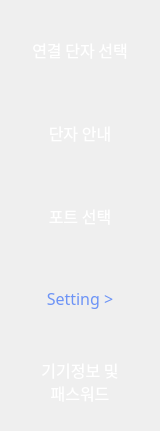
   <widget class="QWidget" name="verticalLayoutWidget">
    <property name="geometry">
     <rect>
      <x>10</x>
      <y>80</y>
      <width>160</width>
      <height>431</height>
     </rect>
    </property>
    <layout class="QVBoxLayout" name="verticalLayout">
     <item>
      <widget class="QLabel" name="label">
       <property name="font">
        <font>
         <family>AppleSDGothicNeoM00</family>
         <pointsize>12</pointsize>
         <weight>50</weight>
         <bold>false</bold>
        </font>
       </property>
       <property name="autoFillBackground">
        <bool>false</bool>
       </property>
       <property name="styleSheet">
        <string notr="true">color:rgb(255, 255, 255)</string>
       </property>
       <property name="text">
        <string>연결 단자 선택</string>
       </property>
       <property name="alignment">
        <set>Qt::AlignCenter</set>
       </property>
      </widget>
     </item>
     <item>
      <widget class="QLabel" name="label_3">
       <property name="font">
        <font>
         <family>AppleSDGothicNeoM00</family>
         <pointsize>12</pointsize>
        </font>
       </property>
       <property name="autoFillBackground">
        <bool>false</bool>
       </property>
       <property name="styleSheet">
        <string notr="true">color:rgb(255, 255, 255)</string>
       </property>
       <property name="text">
        <string>단자 안내</string>
       </property>
       <property name="alignment">
        <set>Qt::AlignCenter</set>
       </property>
      </widget>
     </item>
     <item>
      <widget class="QLabel" name="label_2">
       <property name="font">
        <font>
         <family>AppleSDGothicNeoM00</family>
         <pointsize>12</pointsize>
        </font>
       </property>
       <property name="autoFillBackground">
        <bool>false</bool>
       </property>
       <property name="styleSheet">
        <string notr="true">color:rgb(255, 255, 255)</string>
       </property>
       <property name="text">
        <string>포트 선택</string>
       </property>
       <property name="alignment">
        <set>Qt::AlignCenter</set>
       </property>
      </widget>
     </item>
     <item>
      <widget class="QLabel" name="label_4">
       <property name="font">
        <font>
         <family>AppleSDGothicNeoM00</family>
         <pointsize>12</pointsize>
        </font>
       </property>
       <property name="autoFillBackground">
        <bool>false</bool>
       </property>
       <property name="styleSheet">
        <string notr="true">color:rgb(108, 147, 246)</string>
       </property>
       <property name="text">
        <string>Setting &gt;</string>
       </property>
       <property name="alignment">
        <set>Qt::AlignCenter</set>
       </property>
      </widget>
     </item>
     <item>
      <widget class="QLabel" name="label_55">
       <property name="font">
        <font>
         <family>AppleSDGothicNeoM00</family>
         <pointsize>12</pointsize>
        </font>
       </property>
       <property name="autoFillBackground">
        <bool>false</bool>
       </property>
       <property name="styleSheet">
        <string notr="true">color:rgb(255, 255, 255)</string>
       </property>
       <property name="text">
        <string>기기정보 및
패스워드</string>
       </property>
       <property name="alignment">
        <set>Qt::AlignCenter</set>
       </property>
      </widget>
     </item>
    </layout>
   </widget>
